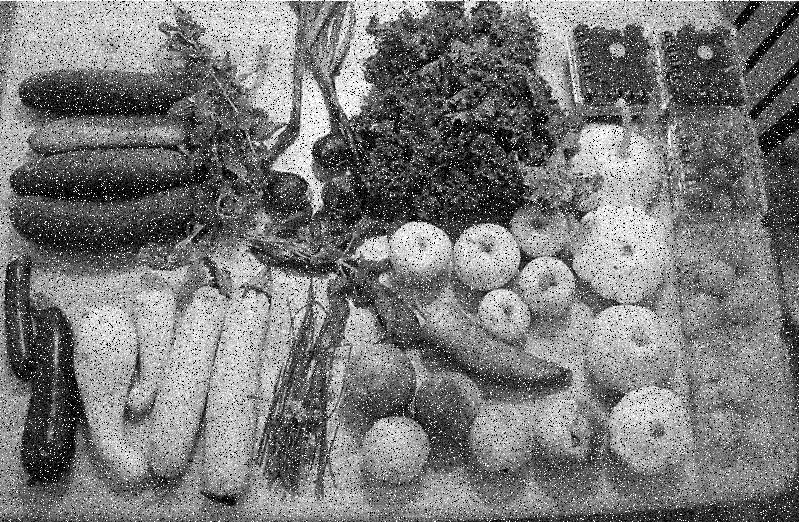
#> input picture lab3/q3/broken.jpg, 799 x 522 px
$ python q3.py
#> lines starting #> are read from the running program, lines starting #| are printed output that depends on the picture
import cv2
import numpy as np
from matplotlib import pyplot as plt


# Load the noisy image
img_path = 'broken.jpg'
noisy_image = cv2.imread(img_path, 0)
#> noisy_image is the input picture: shape (522, 799); min 0, max 255, mean 121.2

# part A
# Apply bilateralFilter
bilateralFilter_image = cv2.bilateralFilter(noisy_image, d=10, sigmaColor=125, sigmaSpace=25)
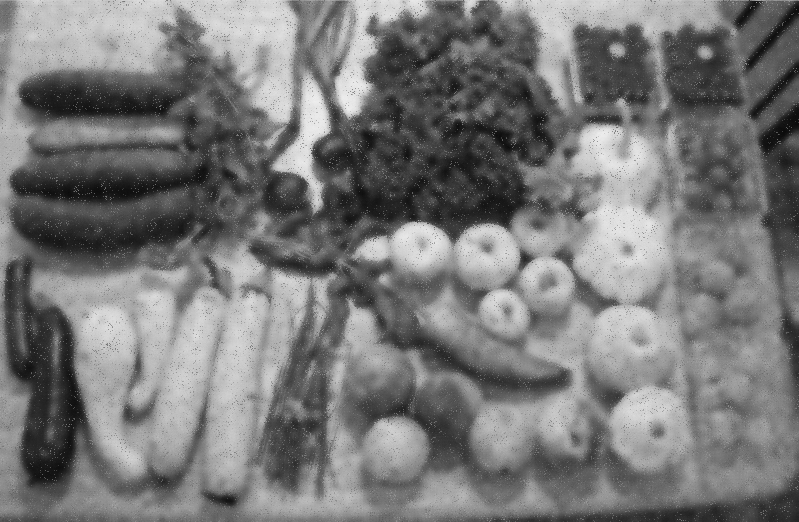
#> bilateralFilter_image: shape (522, 799); min 11, max 238, mean 120.8
# Apply median filter
fixed_image = cv2.medianBlur(bilateralFilter_image, 3)

# Save the image after applying both filters
combined_output_path = 'fixed.jpg'
cv2.imwrite(combined_output_path, fixed_image)

# Display the original, bilateral filtered, and combined filtered images
plt.figure(figsize=(7, 15))

plt.subplot(3, 1, 1)
plt.imshow(noisy_image, cmap='gray')
plt.title('Noisy Image')
plt.axis('off')

plt.subplot(3, 1, 2)
plt.imshow(bilateralFilter_image, cmap='gray')
plt.title('Bilateral Filter Image')
plt.axis('off')

plt.subplot(3, 1, 3)
plt.imshow(fixed_image, cmap='gray')
plt.title('Median filter Applied after Bilateral Filter')
plt.axis('off')

plt.tight_layout()
plt.show()
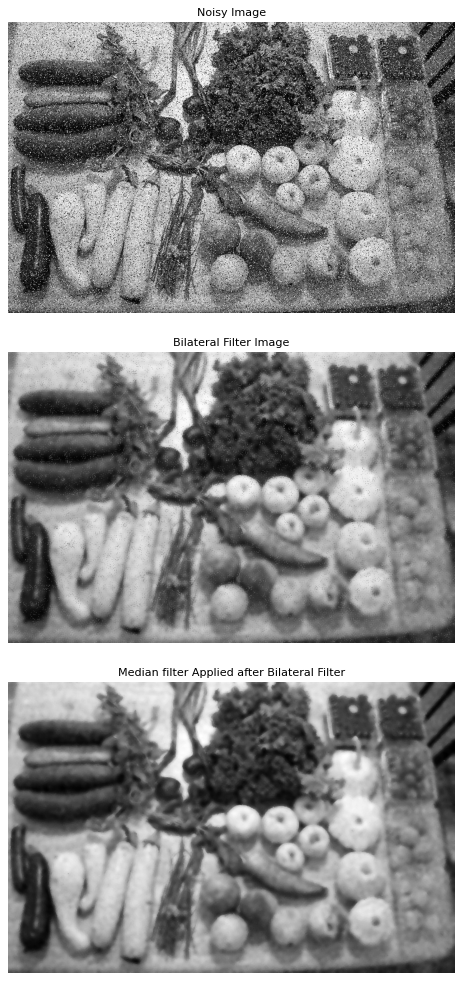
#> figure drawn by matplotlib, 3 panels

print(combined_output_path)

# part B
# Path to the noised images numpy array
noised_images_path = 'noised_images.npy'

# Load the noised images
#> (the run stopped early here; a loop or call above may not have finished)
